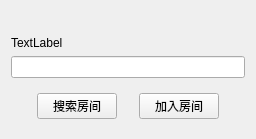
<?xml version="1.0" encoding="UTF-8"?>
<ui version="4.0">
 <class>JoinRoom</class>
 <widget class="QDialog" name="JoinRoom">
  <property name="geometry">
   <rect>
    <x>0</x>
    <y>0</y>
    <width>256</width>
    <height>139</height>
   </rect>
  </property>
  <property name="windowTitle">
   <string>Dialog</string>
  </property>
  <layout class="QVBoxLayout" name="verticalLayout">
   <item>
    <spacer name="verticalSpacer">
     <property name="orientation">
      <enum>Qt::Vertical</enum>
     </property>
     <property name="sizeHint" stdset="0">
      <size>
       <width>20</width>
       <height>40</height>
      </size>
     </property>
    </spacer>
   </item>
   <item>
    <widget class="QLabel" name="describe">
     <property name="text">
      <string>TextLabel</string>
     </property>
    </widget>
   </item>
   <item>
    <widget class="QLineEdit" name="lineEdit"/>
   </item>
   <item>
    <widget class="QStackedWidget" name="stackedWidget">
     <property name="currentIndex">
      <number>1</number>
     </property>
     <widget class="QWidget" name="page">
      <layout class="QHBoxLayout" name="horizontalLayout">
       <item>
        <spacer name="horizontalSpacer">
         <property name="orientation">
          <enum>Qt::Horizontal</enum>
         </property>
         <property name="sizeHint" stdset="0">
          <size>
           <width>56</width>
           <height>18</height>
          </size>
         </property>
        </spacer>
       </item>
       <item>
        <widget class="QPushButton" name="create_btn">
         <property name="text">
          <string>创建房间</string>
         </property>
        </widget>
       </item>
       <item>
        <spacer name="horizontalSpacer_2">
         <property name="orientation">
          <enum>Qt::Horizontal</enum>
         </property>
         <property name="sizeHint" stdset="0">
          <size>
           <width>56</width>
           <height>18</height>
          </size>
         </property>
        </spacer>
       </item>
      </layout>
     </widget>
     <widget class="QWidget" name="page_2">
      <layout class="QHBoxLayout" name="horizontalLayout_3">
       <item>
        <spacer name="horizontalSpacer_3">
         <property name="orientation">
          <enum>Qt::Horizontal</enum>
         </property>
         <property name="sizeHint" stdset="0">
          <size>
           <width>5</width>
           <height>18</height>
          </size>
         </property>
        </spacer>
       </item>
       <item>
        <widget class="QPushButton" name="search_btn">
         <property name="text">
          <string>搜索房间</string>
         </property>
        </widget>
       </item>
       <item>
        <spacer name="horizontalSpacer_4">
         <property name="orientation">
          <enum>Qt::Horizontal</enum>
         </property>
         <property name="sizeHint" stdset="0">
          <size>
           <width>5</width>
           <height>18</height>
          </size>
         </property>
        </spacer>
       </item>
       <item>
        <widget class="QPushButton" name="join_btn">
         <property name="text">
          <string>加入房间</string>
         </property>
        </widget>
       </item>
       <item>
        <spacer name="horizontalSpacer_5">
         <property name="orientation">
          <enum>Qt::Horizontal</enum>
         </property>
         <property name="sizeHint" stdset="0">
          <size>
           <width>5</width>
           <height>18</height>
          </size>
         </property>
        </spacer>
       </item>
      </layout>
     </widget>
    </widget>
   </item>
  </layout>
 </widget>
 <resources/>
 <connections/>
</ui>
